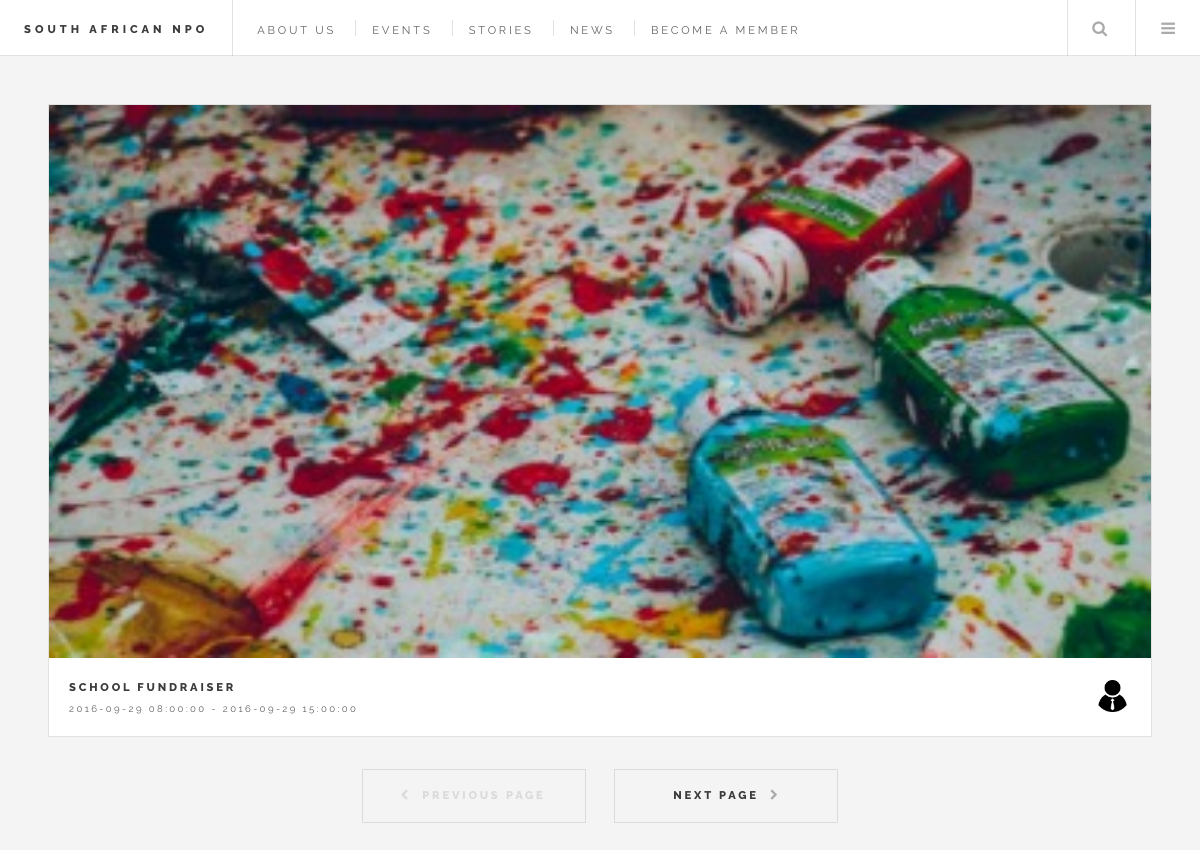
The app's page /pages/events.php, older data.
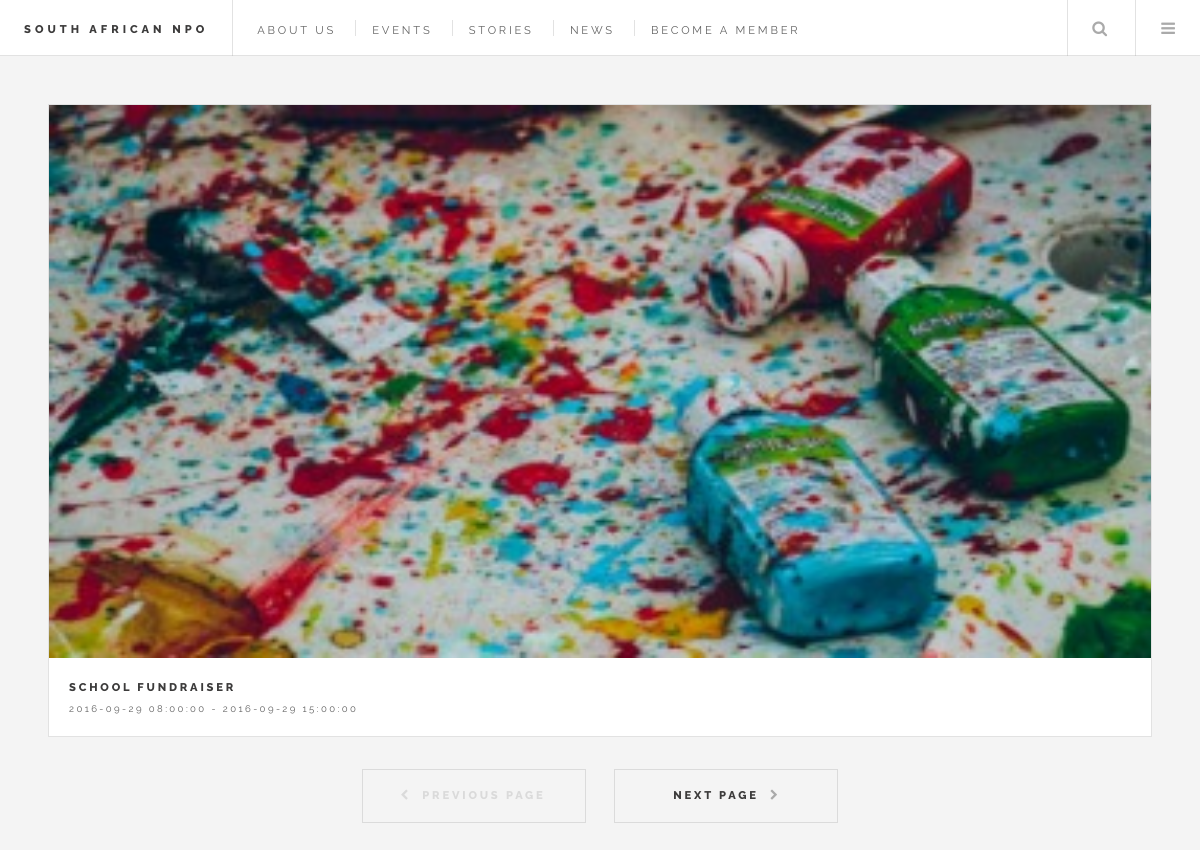
The same page, newer data.
### tables this page shows
CREATE TABLE IF NOT EXISTS `events` (
  `id` int(11) NOT NULL AUTO_INCREMENT,
  `eventName` text NOT NULL,
  `location` text NOT NULL,
  `description` text NOT NULL,
  `startDateTime` datetime NOT NULL,
  `endDateTime` datetime NOT NULL,
  `photo` text NOT NULL,
  `postedBy` int(11) NOT NULL,
  PRIMARY KEY (`id`)
);

CREATE TABLE IF NOT EXISTS `members` (
  `id` int(11) NOT NULL AUTO_INCREMENT,
  `username` text NOT NULL,
  `email` text NOT NULL,
  `password` text NOT NULL,
  `image` text NOT NULL,
  `admin` tinyint(1) NOT NULL,
  `eventID` int(11) NOT NULL,
  `workGroupID` int(11) NOT NULL,
  PRIMARY KEY (`id`)
);

### pages/events.php (the view, shortened to what this page needs)
<?php
	include 'dbconfig.php';
?>
<!DOCTYPE HTML>
<html>
	<head>
		<link rel="stylesheet" href="../assets/css/main.css"/>
	</head>
	<body>
		<div id="wrapper">
			<header id="header">
				<h1><a href="../index.php">South African NPO</a></h1>
				<nav class="links">
					<ul>
						<li><a href="#">About us</a></li>
						<li><a href="events.php">Events</a></li>
						<li><a href="stories.php">Stories</a></li>
						<li><a href="news.php">News</a></li>
						<li><a href="signup.php">Become a Member</a></li>
					</ul>
				</nav>
				<nav class="main">
					<ul>
						<li class="search">
							<a class="fa-search" href="#search">Search</a>
						</li>
						<li class="menu">
							<a class="fa-bars" href="#menu">Menu</a>
						</li>
					</ul>
				</nav>
			</header>
			<div id="main">
				<?php
					$sql = "SELECT * FROM events ORDER BY id DESC";
					$test = $conn->query($sql);
					while($row = $test->fetch_assoc())
					{
						$eventName = $row['eventName'];
						$startDate = $row['startDateTime'];
						$endDate = $row['endDateTime'];
						$image = $row['photo'];
						$postedBy = $row['postedBy'];
						$sql = "SELECT * FROM members WHERE id = '" . $postedBy . "'";
						$test2 = $conn->query($sql);
						while($row2 = $test2->fetch_assoc())
						{
							$userImage = $row2['image'];
						}
						echo '<article class="mini-post">';
						echo '<header>';
						echo '<h3><a href="#">' . $eventName . '</a></h3>';
						echo '<div class="published"><time  datetime="' . $startDate . '">' . $startDate . '</time> - <time  datetime="' . $endDate . '">' . $endDate . '</time></div>';
						echo '<a href="#" class="author"><img src="' . $userImage . '" alt="" /></a>';
						echo '</header>';
						echo '<a href="#" class="image"><img src="' . $image . '" alt="" /></a>';
						echo '</article>';
					}
				?>
				<ul class="actions pagination">
					<li><a href="" class="disabled button big previous">Previous Page</a></li>
					<li><a href="#" class="button big next">Next Page</a></li>
				</ul>
			</div>
	</body>
</html>

Row changes from the older to the newer data that the page shows:
changed through a linked row, events "SCHOOL FUNDRAISER": members.image: picture removed
